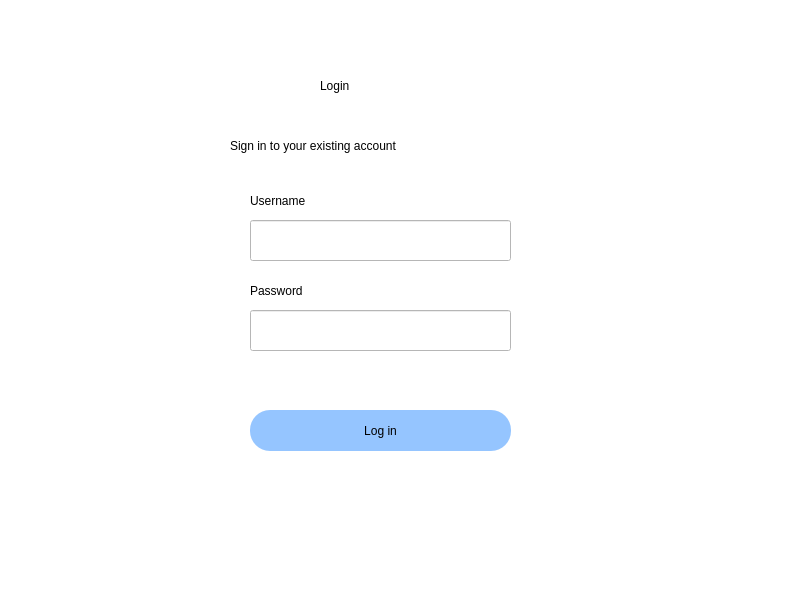
<?xml version="1.0" encoding="UTF-8"?>
<ui version="4.0">
 <class>Dialog</class>
 <widget class="QDialog" name="Dialog">
  <property name="geometry">
   <rect>
    <x>0</x>
    <y>0</y>
    <width>800</width>
    <height>599</height>
   </rect>
  </property>
  <property name="windowTitle">
   <string>Dialog</string>
  </property>
  <widget class="QWidget" name="bgwidget" native="true">
   <property name="geometry">
    <rect>
     <x>0</x>
     <y>0</y>
     <width>800</width>
     <height>600</height>
    </rect>
   </property>
   <property name="styleSheet">
    <string notr="true">background-color: rgb(255, 255, 255);</string>
   </property>
   <widget class="QLabel" name="label">
    <property name="geometry">
     <rect>
      <x>320</x>
      <y>60</y>
      <width>131</width>
      <height>51</height>
     </rect>
    </property>
    <property name="styleSheet">
     <string notr="true">font: 36pt &quot;Sans Serif&quot;;color:rgb(0, 0, 0)</string>
    </property>
    <property name="text">
     <string>Login</string>
    </property>
   </widget>
   <widget class="QLabel" name="label_2">
    <property name="geometry">
     <rect>
      <x>230</x>
      <y>130</y>
      <width>341</width>
      <height>31</height>
     </rect>
    </property>
    <property name="styleSheet">
     <string notr="true">font: 16pt &quot;Sans Serif&quot;;color:rgb(0, 0, 0)</string>
    </property>
    <property name="text">
     <string>Sign in to your existing account</string>
    </property>
   </widget>
   <widget class="QPushButton" name="login">
    <property name="geometry">
     <rect>
      <x>250</x>
      <y>410</y>
      <width>261</width>
      <height>41</height>
     </rect>
    </property>
    <property name="styleSheet">
     <string notr="true">border-radius:20px;
color: rgb(0, 0, 0);
font: 12pt &quot;Sans Serif&quot;;
background-color: rgb(149, 197, 255)</string>
    </property>
    <property name="text">
     <string>Log in</string>
    </property>
   </widget>
   <widget class="QLineEdit" name="emailfield">
    <property name="geometry">
     <rect>
      <x>250</x>
      <y>220</y>
      <width>261</width>
      <height>41</height>
     </rect>
    </property>
    <property name="styleSheet">
     <string notr="true">font: 12pt &quot;Sans Serif&quot;;
background-color: rgb(255, 255, 255);</string>
    </property>
   </widget>
   <widget class="QLineEdit" name="passwordfield">
    <property name="geometry">
     <rect>
      <x>250</x>
      <y>310</y>
      <width>261</width>
      <height>41</height>
     </rect>
    </property>
    <property name="styleSheet">
     <string notr="true">font: 12pt &quot;Sans Serif&quot;;
background-color: rgb(255, 255, 255);</string>
    </property>
   </widget>
   <widget class="QLabel" name="label_3">
    <property name="geometry">
     <rect>
      <x>250</x>
      <y>190</y>
      <width>101</width>
      <height>21</height>
     </rect>
    </property>
    <property name="styleSheet">
     <string notr="true">font: 11pt &quot;Sans Serif&quot;;</string>
    </property>
    <property name="text">
     <string>Username</string>
    </property>
   </widget>
   <widget class="QLabel" name="label_4">
    <property name="geometry">
     <rect>
      <x>250</x>
      <y>280</y>
      <width>101</width>
      <height>21</height>
     </rect>
    </property>
    <property name="styleSheet">
     <string notr="true">font: 11pt &quot;Sans Serif&quot;;</string>
    </property>
    <property name="text">
     <string>Password</string>
    </property>
   </widget>
   <widget class="QLabel" name="error">
    <property name="geometry">
     <rect>
      <x>260</x>
      <y>376</y>
      <width>251</width>
      <height>20</height>
     </rect>
    </property>
    <property name="styleSheet">
     <string notr="true">font: 12pt &quot;Sans Serif&quot;;color:red;</string>
    </property>
    <property name="text">
     <string/>
    </property>
   </widget>
  </widget>
 </widget>
 <resources/>
 <connections/>
</ui>
